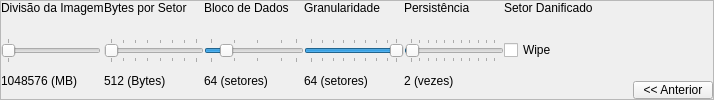
                  <widget class="QWidget" name="ewf2">
                   <layout class="QGridLayout" name="gridLayout_72">
                    <property name="leftMargin">
                     <number>0</number>
                    </property>
                    <property name="topMargin">
                     <number>0</number>
                    </property>
                    <property name="rightMargin">
                     <number>0</number>
                    </property>
                    <property name="bottomMargin">
                     <number>0</number>
                    </property>
                    <property name="spacing">
                     <number>0</number>
                    </property>
                    <item row="0" column="0">
                     <widget class="QFrame" name="frame_5">
                      <property name="frameShape">
                       <enum>QFrame::StyledPanel</enum>
                      </property>
                      <property name="frameShadow">
                       <enum>QFrame::Raised</enum>
                      </property>
                      <layout class="QGridLayout" name="gridLayout_80">
                       <property name="leftMargin">
                        <number>0</number>
                       </property>
                       <property name="topMargin">
                        <number>0</number>
                       </property>
                       <property name="rightMargin">
                        <number>0</number>
                       </property>
                       <property name="bottomMargin">
                        <number>0</number>
                       </property>
                       <property name="spacing">
                        <number>0</number>
                       </property>
                       <item row="0" column="1">
                        <layout class="QGridLayout" name="gridLayout_79">
                         <item row="0" column="2">
                          <layout class="QGridLayout" name="gridLayout_75">
                           <item row="0" column="0">
                            <widget class="QLabel" name="label_7">
                             <property name="styleSheet">
                              <string notr="true"> font: bold 8pt &quot;DroidSans&quot;;</string>
                             </property>
                             <property name="text">
                              <string>Bloco de Dados</string>
                             </property>
                             <property name="alignment">
                              <set>Qt::AlignLeading|Qt::AlignLeft|Qt::AlignTop</set>
                             </property>
                            </widget>
                           </item>
                           <item row="1" column="0">
                            <widget class="QSlider" name="horizontalSlider_dataBlock">
                             <property name="minimumSize">
                              <size>
                               <width>100</width>
                               <height>0</height>
                              </size>
                             </property>
                             <property name="maximumSize">
                              <size>
                               <width>100</width>
                               <height>16777215</height>
                              </size>
                             </property>
                             <property name="minimum">
                              <number>5</number>
                             </property>
                             <property name="maximum">
                              <number>16</number>
                             </property>
                             <property name="value">
                              <number>7</number>
                             </property>
                             <property name="sliderPosition">
                              <number>7</number>
                             </property>
                             <property name="orientation">
                              <enum>Qt::Horizontal</enum>
                             </property>
                             <property name="tickPosition">
                              <enum>QSlider::TicksBothSides</enum>
                             </property>
                             <property name="tickInterval">
                              <number>3</number>
                             </property>
                            </widget>
                           </item>
                           <item row="2" column="0">
                            <widget class="QLabel" name="label_readOnce">
                             <property name="text">
                              <string>64 (setores)</string>
                             </property>
                            </widget>
                           </item>
                          </layout>
                         </item>
                         <item row="0" column="0">
                          <layout class="QGridLayout" name="gridLayout_73">
                           <item row="2" column="0">
                            <widget class="QLabel" name="label_imgSplitVal">
                             <property name="styleSheet">
                              <string notr="true"> font: 8pt &quot;DroidSans&quot;;</string>
                             </property>
                             <property name="text">
                              <string>1048576 (MB)</string>
                             </property>
                            </widget>
                           </item>
                           <item row="0" column="0">
                            <widget class="QLabel" name="label_imgSplit">
                             <property name="styleSheet">
                              <string notr="true"> font: bold 8pt &quot;DroidSans&quot;;</string>
                             </property>
                             <property name="text">
                              <string>Divisão da Imagem</string>
                             </property>
                             <property name="alignment">
                              <set>Qt::AlignLeading|Qt::AlignLeft|Qt::AlignTop</set>
                             </property>
                            </widget>
                           </item>
                           <item row="1" column="0">
                            <widget class="QSlider" name="horizontalSlider_evidenceSegment">
                             <property name="minimumSize">
                              <size>
                               <width>100</width>
                               <height>0</height>
                              </size>
                             </property>
                             <property name="maximumSize">
                              <size>
                               <width>100</width>
                               <height>16777215</height>
                              </size>
                             </property>
                             <property name="minimum">
                              <number>1048576</number>
                             </property>
                             <property name="maximum">
                              <number>4194304</number>
                             </property>
                             <property name="singleStep">
                              <number>128</number>
                             </property>
                             <property name="orientation">
                              <enum>Qt::Horizontal</enum>
                             </property>
                             <property name="tickPosition">
                              <enum>QSlider::TicksBothSides</enum>
                             </property>
                             <property name="tickInterval">
                              <number>1048576</number>
                             </property>
                            </widget>
                           </item>
                          </layout>
                         </item>
                         <item row="0" column="1">
                          <layout class="QGridLayout" name="gridLayout_74">
                           <item row="2" column="0">
                            <widget class="QLabel" name="label_bytesPerSector">
                             <property name="text">
                              <string>512 (Bytes)</string>
                             </property>
                            </widget>
                           </item>
                           <item row="1" column="0">
                            <widget class="QSlider" name="horizontalSlider_bytesPerSector">
                             <property name="minimumSize">
                              <size>
                               <width>100</width>
                               <height>0</height>
                              </size>
                             </property>
                             <property name="maximumSize">
                              <size>
                               <width>100</width>
                               <height>16777215</height>
                              </size>
                             </property>
                             <property name="minimum">
                              <number>512</number>
                             </property>
                             <property name="maximum">
                              <number>4096</number>
                             </property>
                             <property name="singleStep">
                              <number>4</number>
                             </property>
                             <property name="orientation">
                              <enum>Qt::Horizontal</enum>
                             </property>
                             <property name="tickPosition">
                              <enum>QSlider::TicksBothSides</enum>
                             </property>
                             <property name="tickInterval">
                              <number>512</number>
                             </property>
                            </widget>
                           </item>
                           <item row="0" column="0">
                            <widget class="QLabel" name="label_6">
                             <property name="styleSheet">
                              <string notr="true"> font: bold 8pt &quot;DroidSans&quot;;</string>
                             </property>
                             <property name="text">
                              <string>Bytes por Setor</string>
                             </property>
                             <property name="alignment">
                              <set>Qt::AlignLeading|Qt::AlignLeft|Qt::AlignTop</set>
                             </property>
                            </widget>
                           </item>
                          </layout>
                         </item>
                         <item row="0" column="4">
                          <layout class="QGridLayout" name="gridLayout_77">
                           <item row="0" column="0">
                            <widget class="QLabel" name="label_title_persistence">
                             <property name="styleSheet">
                              <string notr="true"> font: bold 8pt &quot;DroidSans&quot;;</string>
                             </property>
                             <property name="text">
                              <string>Persistência</string>
                             </property>
                             <property name="alignment">
                              <set>Qt::AlignLeading|Qt::AlignLeft|Qt::AlignTop</set>
                             </property>
                            </widget>
                           </item>
                           <item row="1" column="0">
                            <widget class="QSlider" name="horizontalSlider_retriesOnError">
                             <property name="minimumSize">
                              <size>
                               <width>100</width>
                               <height>0</height>
                              </size>
                             </property>
                             <property name="maximumSize">
                              <size>
                               <width>100</width>
                               <height>16777215</height>
                              </size>
                             </property>
                             <property name="maximum">
                              <number>255</number>
                             </property>
                             <property name="value">
                              <number>2</number>
                             </property>
                             <property name="orientation">
                              <enum>Qt::Horizontal</enum>
                             </property>
                             <property name="tickPosition">
                              <enum>QSlider::TicksBothSides</enum>
                             </property>
                             <property name="tickInterval">
                              <number>25</number>
                             </property>
                            </widget>
                           </item>
                           <item row="2" column="0">
                            <widget class="QLabel" name="label_RetriesOnError">
                             <property name="text">
                              <string>2 (vezes)</string>
                             </property>
                            </widget>
                           </item>
                          </layout>
                         </item>
                         <item row="0" column="5">
                          <layout class="QGridLayout" name="gridLayout_78">
                           <item row="0" column="0">
                            <widget class="QLabel" name="label_10">
                             <property name="styleSheet">
                              <string notr="true"> font: bold 8pt &quot;DroidSans&quot;;</string>
                             </property>
                             <property name="text">
                              <string>Setor Danificado</string>
                             </property>
                             <property name="alignment">
                              <set>Qt::AlignLeading|Qt::AlignLeft|Qt::AlignTop</set>
                             </property>
                            </widget>
                           </item>
                           <item row="1" column="0">
                            <widget class="QCheckBox" name="checkBox_WipeSectorOnError">
                             <property name="text">
                              <string>Wipe</string>
                             </property>
                            </widget>
                           </item>
                           <item row="2" column="0">
                            <widget class="QLabel" name="label_11">
                             <property name="text">
                              <string/>
                             </property>
                            </widget>
                           </item>
                          </layout>
                         </item>
                         <item row="0" column="3">
                          <layout class="QGridLayout" name="gridLayout_76">
                           <item row="0" column="0">
                            <widget class="QLabel" name="label_8">
                             <property name="styleSheet">
                              <string notr="true"> font: bold 8pt &quot;DroidSans&quot;;</string>
                             </property>
                             <property name="text">
                              <string>Granularidade</string>
                             </property>
                             <property name="alignment">
                              <set>Qt::AlignLeading|Qt::AlignLeft|Qt::AlignTop</set>
                             </property>
                            </widget>
                           </item>
                           <item row="1" column="0">
                            <widget class="QSlider" name="horizontalSlider_gran">
                             <property name="minimumSize">
                              <size>
                               <width>100</width>
                               <height>0</height>
                              </size>
                             </property>
                             <property name="maximumSize">
                              <size>
                               <width>100</width>
                               <height>16777215</height>
                              </size>
                             </property>
                             <property name="minimum">
                              <number>1</number>
                             </property>
                             <property name="maximum">
                              <number>64</number>
                             </property>
                             <property name="value">
                              <number>64</number>
                             </property>
                             <property name="orientation">
                              <enum>Qt::Horizontal</enum>
                             </property>
                             <property name="tickPosition">
                              <enum>QSlider::TicksBothSides</enum>
                             </property>
                             <property name="tickInterval">
                              <number>8</number>
                             </property>
                            </widget>
                           </item>
                           <item row="2" column="0">
                            <widget class="QLabel" name="label_granularity">
                             <property name="text">
                              <string>64 (setores)</string>
                             </property>
                            </widget>
                           </item>
                          </layout>
                         </item>
                        </layout>
                       </item>
                       <item row="0" column="2">
                        <spacer name="horizontalSpacer_21">
                         <property name="orientation">
                          <enum>Qt::Horizontal</enum>
                         </property>
                         <property name="sizeHint" stdset="0">
                          <size>
                           <width>40</width>
                           <height>20</height>
                          </size>
                         </property>
                        </spacer>
                       </item>
                       <item row="0" column="3">
                        <layout class="QGridLayout" name="gridLayout_81">
                         <item row="0" column="0">
                          <spacer name="verticalSpacer_8">
                           <property name="orientation">
                            <enum>Qt::Vertical</enum>
                           </property>
                           <property name="sizeHint" stdset="0">
                            <size>
                             <width>20</width>
                             <height>40</height>
                            </size>
                           </property>
                          </spacer>
                         </item>
                         <item row="1" column="0">
                          <widget class="QPushButton" name="pushButton_back">
                           <property name="maximumSize">
                            <size>
                             <width>82</width>
                             <height>18</height>
                            </size>
                           </property>
                           <property name="text">
                            <string>&lt;&lt; Anterior</string>
                           </property>
                          </widget>
                         </item>
                        </layout>
                       </item>
                      </layout>
                     </widget>
                    </item>
                   </layout>
                  </widget>
